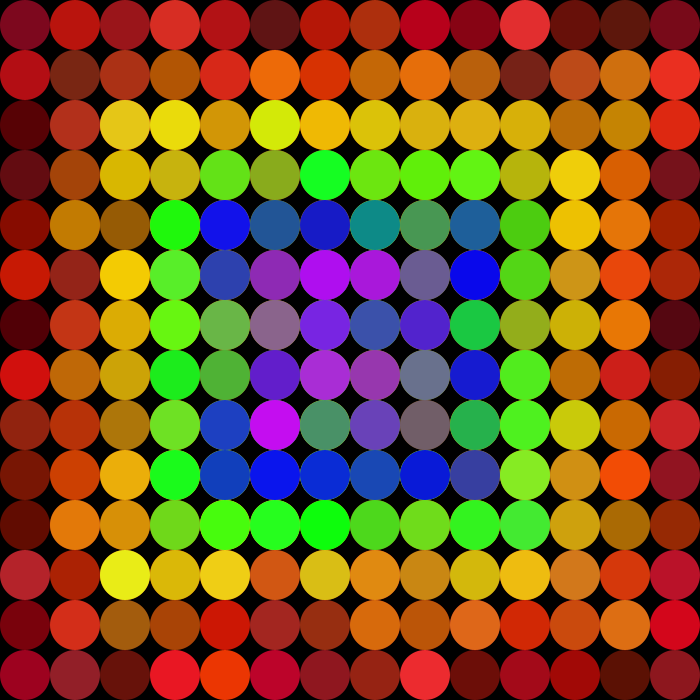
Frame 1 (no input)
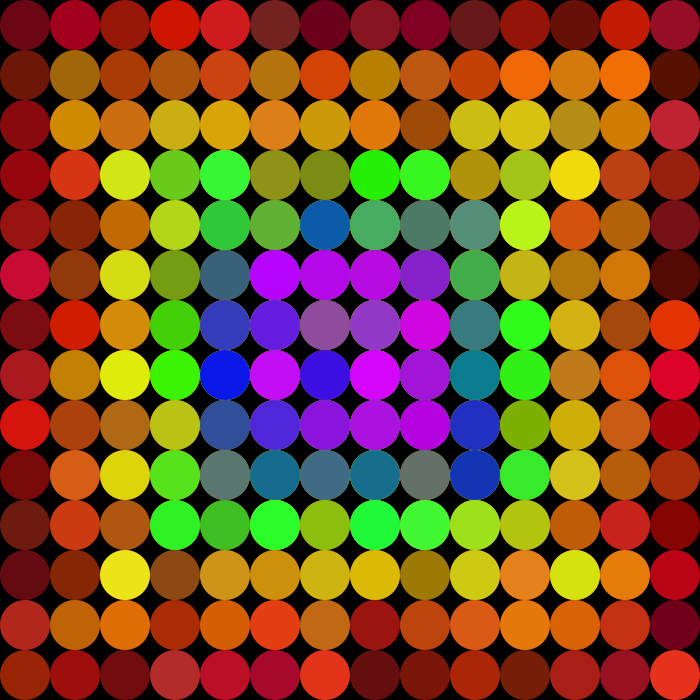
Frame 60 (the mouse pressed at the canvas centre just before this capture)
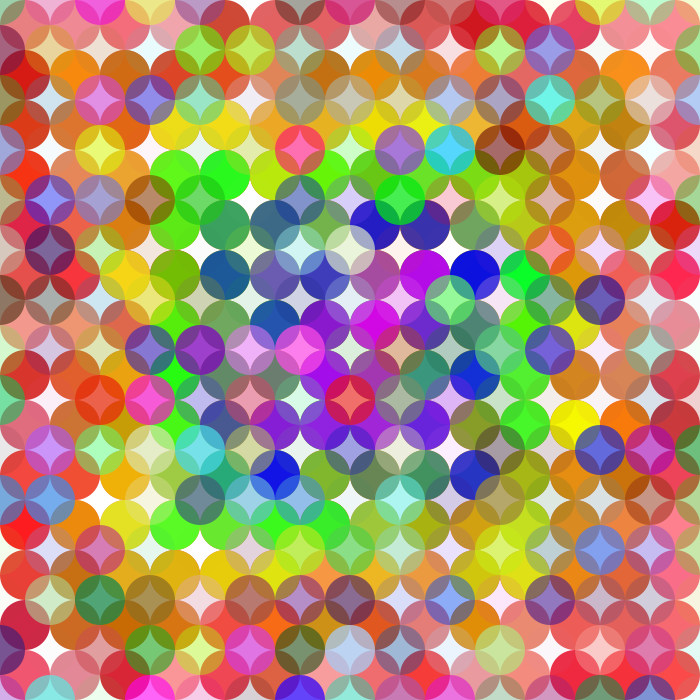
Frame 120 (the mouse held since frame 60 and released just before this capture)

The Processing sketch that drew these frames (run headless with seeded random() and noise(); from frame 60 on, the mouse is pressed at the canvas centre):

// Processing sketch: sketch_150921a
// ── sketch_150921a.pde
int x = 0;
int y = 0;
void setup(){
  size(700,700);
  frameRate(15);
}

void draw(){
  background(mouseX,mouseY,mouseY);  // BG color changes w/ mouse position
  noStroke();
       
// Red loop
  for (x = 0; x < height+50; x=x+50) {  // last part increments and places more circles across
    for(y = 0; y < width+50; y=y+50) {  // increments and places more circles down
      fill(random(200,255),random(60),random(60),random(100,255));
    ellipse(x+25,y+25,50,50);
    }  
  }
  
// Orange loop
  for (x = 0; x < height-100; x=x+50) {  // last part increments and places more circles across
    for(y = 0; y < width-100; y=y+50) {  // increments and places more circles down
      fill(random(180,255),random(100,155),random(10),random(20,255));
    ellipse(x+75,y+75,50,50);
    }
  }
 
// Yellow loop
  for (x = 0; x < height-200; x=x+50) {  // last part increments and places more circles across
    for(y = 0; y < width-200; y=y+50) {  // increments and places more circles down
      fill(random(210,255),random(210,255),random(30),random(30,255));
    ellipse(x+125,y+125,50,50);
    }
  }


// Green loop
  for (x = 0; x < height-300; x=x+50) {  // last part increments and places more circles across
    for(y = 0; y < width-300; y=y+50) {  // increments and places more circles down
      fill(random(60),255,random(60),random(30,255));
    ellipse(x+175,y+175,50,50);
    }
  }
  
// Blue loop
  for (x = 0; x < height-400; x=x+50) {  // last part increments and places more circles across
    for(y = 0; y < width-400; y=y+50) {  // increments and places more circles down
      fill(random(10),random(20),random(220,255),random(30,255));
    ellipse(x+225,y+225,50,50);
    }
  }

// Purple loop
    for (x = 0; x < height-500; x=x+50) {  // last part increments and places more circles across
    for(y = 0; y < width-500; y=y+50) {  // increments and places more circles down
      fill(random(180,220),random(10),random(220,255),random(30,255));
    ellipse(x+275,y+275,50,50);
    }
  }
  

// Opacity overlay
  if(mousePressed){
    for (x = 0; x < height+50; x=x+50) {  // last part increments and places more circles across
      for(y = 0; y < width+50; y=y+50) {  // increments and places more circles down
        fill(random(255),random(255),random(255),random(0,200));
      ellipse(x,y,50,50);
      }
    }  
  }

}
